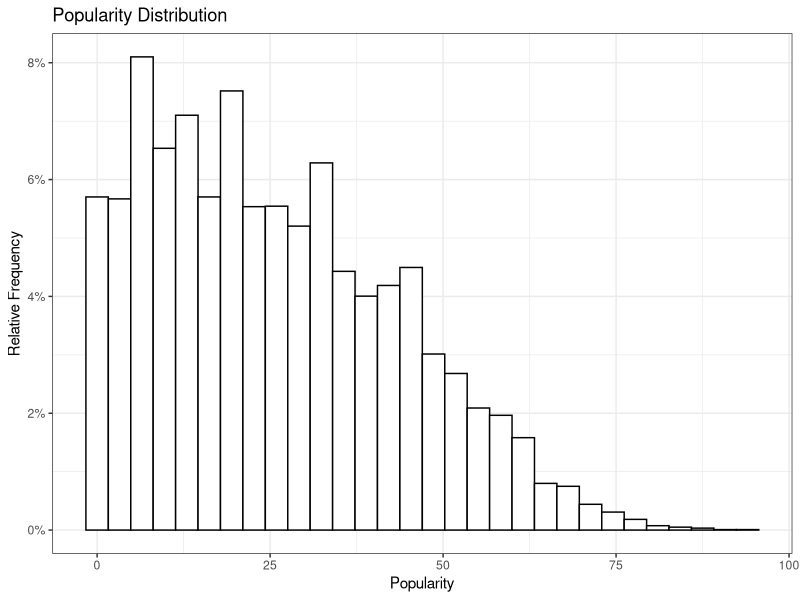
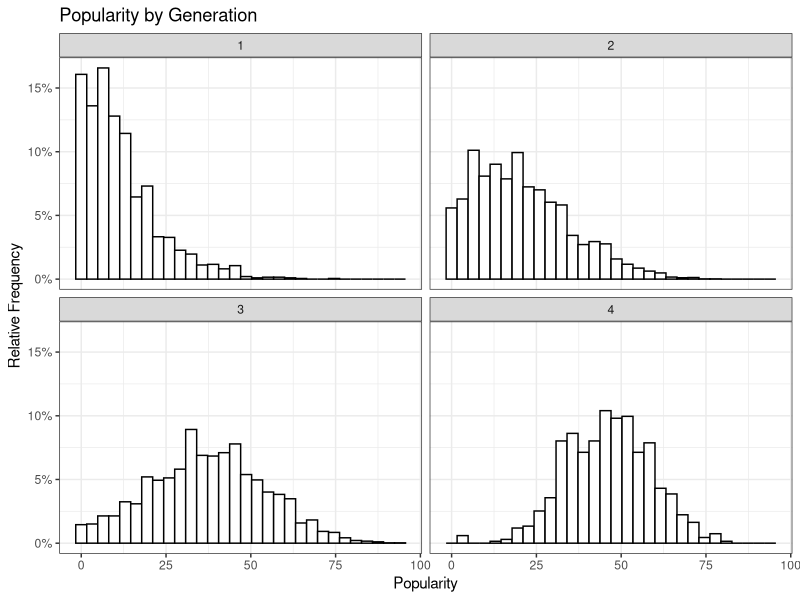
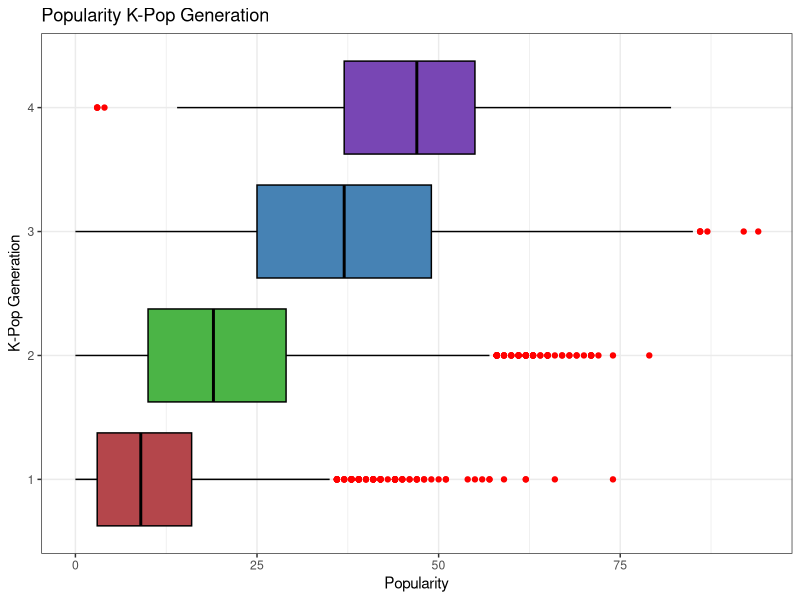
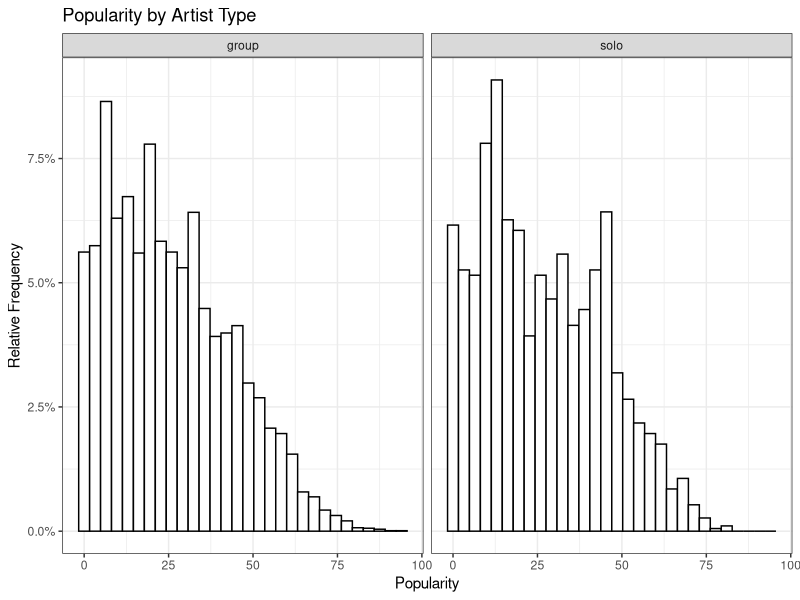
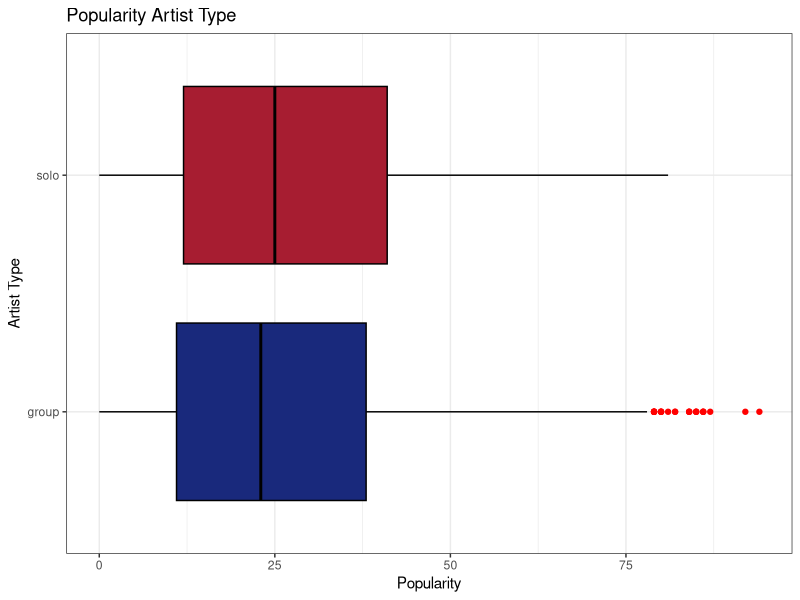
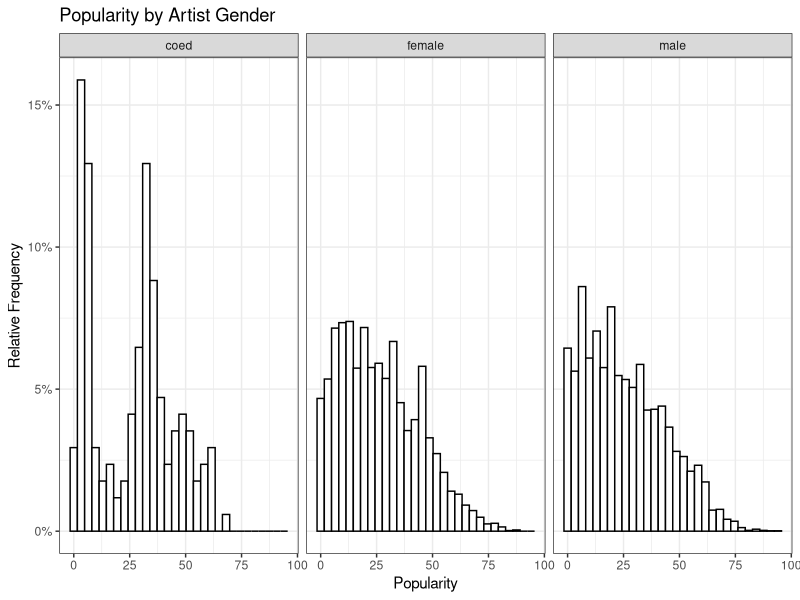
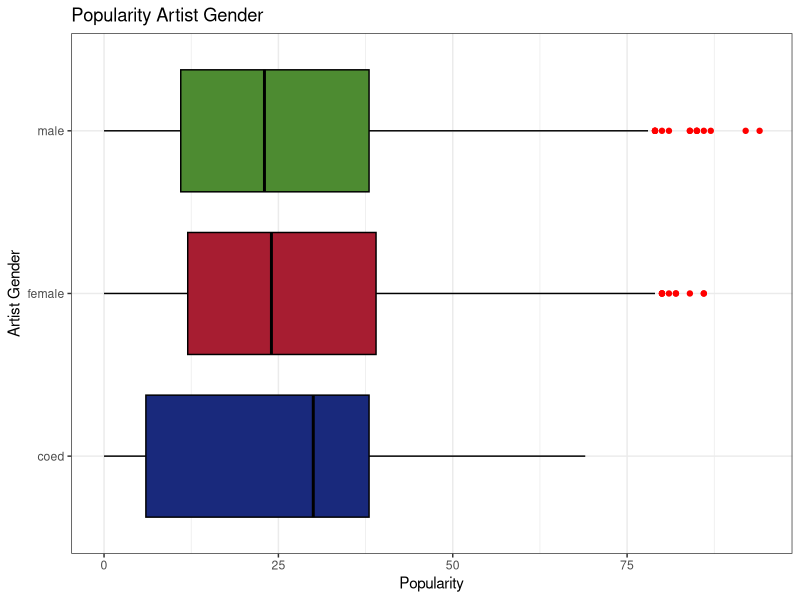
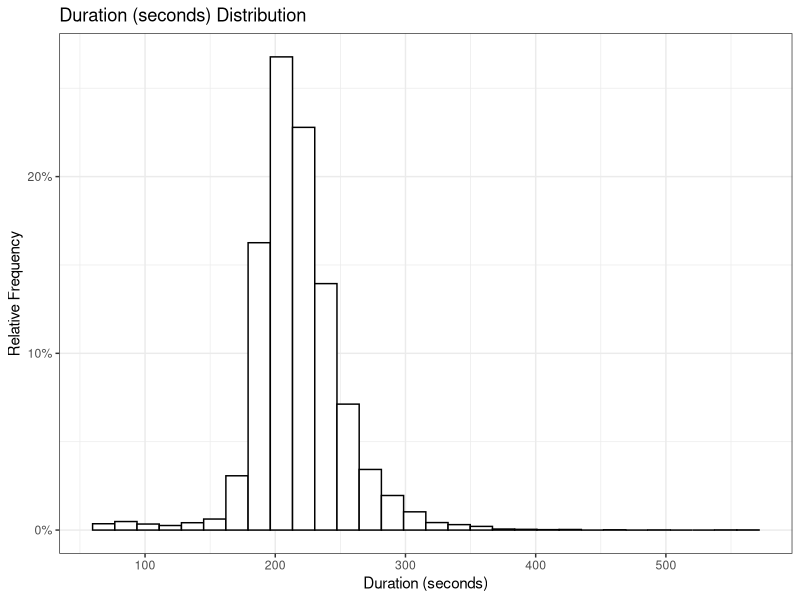

Write the R code that produced these figures, in order.
## ---- chunk 1
knitr::opts_chunk$set(echo = TRUE)
library(data.table)
library(tidyverse)
library(ggplot2)
library(ggthemes)
library(stringr)
library(scales)
library(RColorBrewer)

gen.pal <- c("#B4464B", "#4BB446", "#4682B4", "#7846B4")
deux.pal <- c("#19297C", "#A71D31")
## ---- chunk 2
gghist <- function(var, var_name){
  ggplot(data = data, aes(var)) + 
  geom_histogram(bins = 30, aes(y = stat(width*density)), 
                 fill = 'white', col = 'black') +
  xlab(var_name) + ylab("Relative Frequency") + 
  scale_y_continuous(labels=percent_format()) +
  ggtitle(paste(var_name, "Distribution")) +
  theme_bw()
}

gghist.group <- function(var, var_name){
  ggplot(data, aes(var, group = ArtistGen)) + 
    geom_histogram(bins = 30, aes(y = stat(width*density)), 
                fill = 'white', col = 'black') + 
    xlab(var_name) + ylab('Relative Frequency') +
  
    scale_y_continuous(labels=percent_format()) +
    ggtitle(paste(var_name, "by Generation")) +
    theme_bw() +
    facet_wrap(~ArtistGen)
}

ggbox.group <- function(var, var_name){
  ggplot(data = data, aes(x = var, y = factor(ArtistGen))) + 
    geom_boxplot(fill = gen.pal, col = "black", 
               outlier.color = 'red') +
    xlab(var_name) + ylab("K-Pop Generation") +
    ggtitle(paste(var_name, "K-Pop Generation"))  + 
    theme_bw()
}

gghist.type <- function(var, var_name){
  ggplot(data, aes(var, group = ArtistType)) + 
    geom_histogram(bins = 30, aes(y = stat(width*density)), 
                fill = 'white', col = 'black') + 
    xlab(var_name) + ylab('Relative Frequency') +
  
    scale_y_continuous(labels=percent_format()) +
    ggtitle(paste(var_name, "by Artist Type")) +
    theme_bw() +
    facet_wrap(~ArtistType)
}

ggbox.type <- function(var, var_name){
  ggplot(data = data, aes(x = var, y = factor(ArtistType))) + 
    geom_boxplot(fill = deux.pal, col = "black", 
               outlier.color = 'red') +
    xlab(var_name) + ylab("Artist Type") +
    ggtitle(paste(var_name, "Artist Type"))  + 
    theme_bw()
}

gghist.gender <- function(var, var_name){
  ggplot(data, aes(var, group = ArtistGender)) + 
    geom_histogram(bins = 30, aes(y = stat(width*density)), 
                fill = 'white', col = 'black') + 
    xlab(var_name) + ylab('Relative Frequency') +
  
    scale_y_continuous(labels=percent_format()) +
    ggtitle(paste(var_name, "by Artist Gender")) +
    theme_bw() +
    facet_wrap(~ArtistGender)
}

ggbox.gender <- function(var, var_name){
  ggplot(data = data, aes(x = var, y = factor(ArtistGender))) + 
    geom_boxplot(fill = c("#19297C", "#A71D31", "#4D8B31"), col = "black", 
               outlier.color = 'red') +
    xlab(var_name) + ylab("Artist Gender") +
    ggtitle(paste(var_name, "Artist Gender"))  + 
    theme_bw()
}
## ---- chunk 3
audio <- fread("audiofeatures_clean.csv")
artists <- fread("artist_df.csv")[,-1]
data <- merge(artists, audio, by.x = 'ID', by.y = 'artist_uri')
data <- na.omit(data) #remove NAs (there were less than 5 rows)
data = data %>% mutate(Generation = floor(Generation), 
                       release_date = as.POSIXct(release_date, format = "%m/%d/%y"),
                       mode = as.factor(mode),
                       key = factor(key),
                       time_signature = as.factor(time_signature),
                       duration_mmss = format(as.POSIXct(Sys.Date()) + duration_ms/1000, "%M:%S"), 
                       duration_ms = duration_ms/1000) %>%
  select(-artist) %>%
  rename(Artist_uri = ID, 
         ArtistType = Type, 
         ArtistGender  = Gender, 
         ArtistGen = Generation, 
         ArtistDebut = DebutYear,
         duration = duration_ms)
#albums <- unique(select(data, Artist, album))  
# head(data, n=5)
## ---- chunk 4
remove <- data %>% filter(str_detect(song_name, "intro") | str_detect(song_name, "outro") | str_detect(song_name, "interlude") | duration >= 600 | duration <= 60 | (duration <= 120.5 & (instrumentalness >= 0.50 | speechiness >= 0.40 | speechiness == 0)))
# short <- filter(data, duration <= 2)
# nrow(short)
nrow(remove)
data <- data[!data$song_uri %in% remove$song_uri, ]
#fwrite(data, "kpopdata.csv")
## ---- chunk 5
summary(data)
## ---- chunk 6
#gghist(data$release_date, 'release date')
## ---- chunk 7
gghist(data$popularity, 'Popularity')
## ---- chunk 8
gghist.group(data$popularity, "Popularity")
## ---- chunk 9
ggbox.group(data$popularity, "Popularity")
## ---- chunk 10
data %>% filter(ArtistGen ==1 & popularity >= 50) %>% select(Artist, ArtistDebut, song_name, release_date, popularity)
## ---- chunk 11
gghist.type(data$popularity, "Popularity")
## ---- chunk 12
ggbox.type(data$popularity, "Popularity")
## ---- chunk 13
gghist.gender(data$popularity, "Popularity")
## ---- chunk 14
ggbox.gender(data$popularity, "Popularity")
## ---- chunk 15
gghist(data$duration, 'Duration (seconds)')
## ---- chunk 16
gghist.group(data$duration, "Duration (seconds)")
## ---- chunk 17
ggbox.group(data$duration, "Duration (Seconds)")
## ---- chunk 18
gghist.type(data$duration, "Duration (seconds)")
## ---- chunk 19
ggbox.type(data$duration, "Duration (Seconds)")
## ---- chunk 20
gghist.gender(data$duration, "Duration (seconds)")
## ---- chunk 21
ggbox.gender(data$duration, "Duration (Seconds)")
## ---- chunk 22
gghist(data$acousticness, 'Acousticness')
#gghist(sqrt(data$acousticness), 'acousticness square root')
## ---- chunk 23
gghist.group(data$acousticness, "Acousticness")
## ---- chunk 24
ggbox.group(data$acousticness, "Acousticness")
## ---- chunk 25
gghist.type(data$acousticness, "Acousticness")
## ---- chunk 26
ggbox.type(data$acousticness, "Acousticness")
## ---- chunk 27
gghist.gender(data$acousticness, "Acousticness")
## ---- chunk 28
ggbox.gender(data$acousticness, "Acousticness")
## ---- chunk 29
gghist(data$danceability, 'danceability')
## ---- chunk 30
gghist.group(data$danceability, "Danceability")
## ---- chunk 31
gghist.group(data$danceability, "Danceability")
## ---- chunk 32
ggbox.group(data$danceability, "Danceability")
## ---- chunk 33
gghist.type(data$danceability, "Danceability")
## ---- chunk 34
ggbox.type(data$danceability, "Danceability")
## ---- chunk 35
gghist.gender(data$danceability, "Danceability")
## ---- chunk 36
ggbox.gender(data$danceability, "Danceability")
## ---- chunk 37
gghist(data$energy, 'Energy')
## ---- chunk 38
gghist.group(data$energy, "Energy")
## ---- chunk 39
ggbox.group(data$energy, "Energy")
## ---- chunk 40
gghist.type(data$energy, "Energy")
## ---- chunk 41
ggbox.type(data$energy, "Energy")
## ---- chunk 42
gghist.gender(data$energy, "Energy")
## ---- chunk 43
ggbox.gender(data$energy, "Energy")
## ---- chunk 44
gghist(data$instrumentalness, 'instrumentalness')
gghist(log(data$instrumentalness), 'instrumentalness (log transform)')
## ---- chunk 45
gghist.group(data$instrumentalness, "Instrumentalness")
gghist.group(log(data$instrumentalness), "Instrumentalness (Log Transform)")
## ---- chunk 46
ggbox.group(log(data$instrumentalness), 'Instrumentalness (Log Transform)')
## ---- chunk 47
gghist.type(log(data$instrumentalness), "Instrumentalness (Log Transform)")
## ---- chunk 48
ggbox.type(log(data$instrumentalness), 'Instrumentalness (Log Transform)')
## ---- chunk 49
gghist.gender(log(data$instrumentalness), "Instrumentalness (Log Transform)")
## ---- chunk 50
ggbox.gender(log(data$instrumentalness), 'Instrumentalness (Log Transform)')
## ---- chunk 51
pitch.class <- c("C", "C♯/D♭", "D", "D♯/E♭", "E", "F", "F♯/G♭", "G", "G♯/A♭", "A", "A♯/B♭", "B")
pitch.class <- c("C", "C♯/D-flat", "D", "D♯/E-flat", "E", "F", "F♯/G-flat", "G", "G♯/A-flat", "A", "A♯/B-flat", "B")
names(pitch.class) <- 0:11
pitch.class
## ---- chunk 52
ggplot(data, aes(key)) +
  geom_bar() +
  theme_minimal() +
  scale_x_discrete(labels = pitch.class)
## ---- chunk 53
gghist(data$liveness, 'liveness')
## ---- chunk 54
gghist.group(data$liveness, 'Liveness')
## ---- chunk 55
ggbox.group(data$liveness, "Liveness")
## ---- chunk 56
gghist(data$loudness, 'loudness')
## ---- chunk 57
gghist.group(data$loudness, 'Loudness')
## ---- chunk 58
ggbox.group(data$loudness, "Loudness")
## ---- chunk 59
gghist.type(data$loudness, 'Loudness')
## ---- chunk 60
ggbox.type(data$loudness, "Loudness")
## ---- chunk 61
gghist.gender(data$loudness, 'Loudness')
## ---- chunk 62
ggbox.gender(data$loudness, "Loudness")
## ---- chunk 63
ggplot(data, aes(mode)) +
  geom_bar(aes(fill = mode)) +
  scale_fill_manual("legend", values = c("0" = deux.pal[1], "1" = deux.pal[2])) +
  #scale_y_continuous(labels = percent()) +
  ylab("Frequency") + xlab("Musical Mode") +
  ggtitle("Musical Mode") +
  theme_minimal()
## ---- chunk 64
ggplot(data, aes(ArtistGen, y=..count../sum(..count..))) + 
  geom_bar(aes(fill = mode), position = "fill") + 
  scale_fill_manual("legend", values = c("0" = deux.pal[1], "1" = deux.pal[2])) +
  xlab('Generation') + ylab('Relative Frequency') +
  ggtitle("Musical Mode by Generation") +
  #scale_y_continuous(labels=percent_format()) +
  theme_minimal() #+
  #facet_wrap(~ArtistGen)
## ---- chunk 65
ggplot(data, aes(ArtistType, y=..count../sum(..count..))) + 
  geom_bar(aes(fill = mode), position = "fill") + 
  scale_fill_manual("legend", values = c("0" = deux.pal[1], "1" = deux.pal[2])) +
  xlab('Generation') + ylab('Relative Frequency') +
  ggtitle("Musical Mode by Generation") +
  #scale_y_continuous(labels=percent_format()) +
  theme_minimal()
## ---- chunk 66
ggplot(data, aes(ArtistGender, y=..count../sum(..count..))) + 
  geom_bar(aes(fill = mode), position = "fill") + 
  scale_fill_manual("legend", values = c("0" = deux.pal[1], "1" = deux.pal[2])) +
  xlab('Generation') + ylab('Relative Frequency') +
  ggtitle("Musical Mode by Generation") +
  #scale_y_continuous(labels=percent_format()) +
  theme_minimal()
## ---- chunk 67
gghist(data$speechiness, 'speechiness')
gghist(log(data$speechiness), 'speechiness (log transform)')
## ---- chunk 68
gghist.group(data$speechiness, "Speechiness")
gghist.group(log(data$speechiness), "Speechiness (Log Transform)")
## ---- chunk 69
ggbox.group(log(data$speechiness), "Speechiness (Log Transform)")
## ---- chunk 70
gghist.type(log(data$speechiness), "Speechiness (Log Transform)")
## ---- chunk 71
ggbox.type(log(data$speechiness), "Speechiness (Log Transform)")
## ---- chunk 72
gghist.gender(log(data$speechiness), "Speechiness (Log Transform)")
## ---- chunk 73
ggbox.gender(log(data$speechiness), "Speechiness (Log Transform)")
## ---- chunk 74
gghist(data$tempo, 'tempo')
## ---- chunk 75
gghist.group(data$tempo, "Tempo")
## ---- chunk 76
ggbox.group(data$tempo, "Tempo")
## ---- chunk 77
gghist.type(data$tempo, "Tempo")
## ---- chunk 78
ggbox.type(data$tempo, "Tempo")
## ---- chunk 79
gghist.gender(data$tempo, "Tempo")
## ---- chunk 80
ggbox.gender(data$tempo, "Tempo")
## ---- chunk 81
ggplot(data, aes(time_signature)) +
  geom_bar(aes(fill = time_signature)) +
  theme_minimal()
## ---- chunk 82
ggplot(data, aes(ArtistGen, y=..count../sum(..count..))) + 
  geom_bar(aes(fill = time_signature), position = "fill") + 
  xlab('Generation') + ylab('relative frequency') +
  ggtitle("Time Signature by Generation") +
  #scale_y_continuous(labels=percent_format()) +
  theme_bw()
## ---- chunk 83
gghist(data$valence, 'Valence')
## ---- chunk 84
gghist.group(data$valence, "Valence")
## ---- chunk 85
ggbox.group(data$valence, "Valence")
## ---- chunk 86
gghist.type(data$valence, "Valence")
## ---- chunk 87
ggbox.type(data$valence, "Valence")
## ---- chunk 88
gghist.gender(data$valence, "Valence")
## ---- chunk 89
ggbox.gender(data$valence, "Valence")
## ---- chunk 90
numdata <- select(data, ArtistGen, ArtistDebut, popularity, duration, acousticness, danceability, energy, instrumentalness, key, liveness, loudness, mode, speechiness, tempo, time_signature, valence)
numdata <- data.frame(lapply(numdata, function(x) as.numeric(x)))
cor(numdata)
## ---- chunk 91
transformdata <- mutate(numdata, speechiness = log(speechiness + 0.001), instrumentalness = log(instrumentalness + 0.001))
cor(transformdata)
